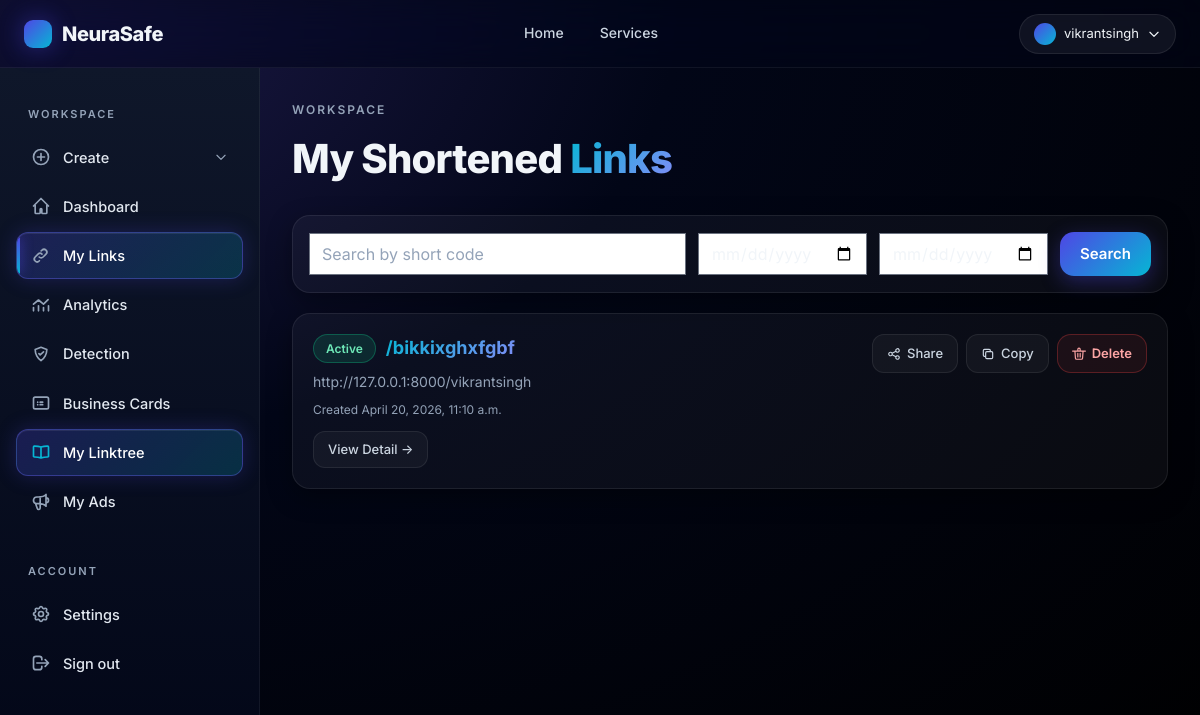
Page /s/links/ (signed in) on the committed database.
### urlshortner/models.py (models this page shows, shortened)
class ShortURL(models.Model):
    user = models.ForeignKey(User, on_delete=models.CASCADE, null=True, blank=True)
    original_url = models.URLField()
    short_code = models.CharField(max_length=10, unique=True)
    clicks = models.IntegerField(default=0)
    date_created = models.DateTimeField(auto_now_add=True)
    qr_code_data = models.TextField(null=True, blank=True)
    class Meta:
        ordering = ['-date_created']

### user/views.py (the view)
# urls.py: path('links/', user_links, name='user_links'),
@login_required
def user_links(request):
    user_short_urls = ShortURL.objects.filter(user=request.user)
    search_query = request.GET.get('search', '')
    date_from = request.GET.get('date_from', '')
    date_to = request.GET.get('date_to', '')
    min_clicks = request.GET.get('min_clicks', '')
    if search_query:
        user_short_urls = user_short_urls.filter(
            Q(original_url__icontains=search_query) |
            Q(short_code__icontains=search_query)
        )
    if date_from:
        user_short_urls = user_short_urls.filter(date_created__gte=date_from)
    if date_to:
        user_short_urls = user_short_urls.filter(date_created__lte=date_to)
    if min_clicks:
        user_short_urls = user_short_urls.filter(clicks__gte=min_clicks)
    return render(request, 'user/links.html', {'user_short_urls': user_short_urls, })

### templates/user/links.html (shortened to what this page needs)
{% extends 'basehome/base.html' %}
{% load static %}
{% block content %}
<div class="ns-app-content" data-testid="my-links-root">
  <div class="animate-fade-in-up">
    <div style="margin-bottom: 24px;">
      <p style="color: var(--text-muted); font-size: 12px; letter-spacing: 2px; text-transform: uppercase; font-weight: 600; margin-bottom: 8px;">Workspace</p>
      <h1 style="font-size: clamp(28px, 4vw, 40px); font-weight: 800; letter-spacing: -0.02em; margin: 0;">My Shortened <span class="text-gradient-cyan">Links</span></h1>
    </div>
    <form method="get" class="ns-card" style="padding: 16px; margin-bottom: 20px; display: flex; flex-wrap: wrap; gap: 12px; align-items: center;" data-testid="links-search-form">
      <input type="text" name="search" placeholder="Search by short code" value="{{ request.GET.search }}" style="flex: 1; min-width: 220px;">
      <input type="date" name="date_from" id="date_from" value="{{ request.GET.date_from }}">
      <input type="date" name="date_to" id="date_to" value="{{ request.GET.date_to }}">
      <button type="submit" class="ns-btn-primary" style="padding: 10px 20px;">Search</button>
    </form>
    {% if user_short_urls %}
      {% for short_url in user_short_urls %}
      <div class="ns-card" style="position: relative; padding: 20px; margin-bottom: 16px; display: flex; gap: 20px; flex-wrap: wrap; align-items: flex-start;" data-testid="link-card">
        <div style="flex: 1; min-width: 240px;">
          <div style="display: flex; align-items: center; gap: 10px; margin-bottom: 8px; flex-wrap: wrap;">
            <span class="ns-badge active">Active</span>
            <a href="/{{ short_url.short_code }}" class="text-gradient-cyan" style="font-size: 18px; font-weight: 700; text-decoration: none;">/{{ short_url.short_code }}</a>
          </div>
          <p style="color: var(--text-muted); font-size: 14px; margin: 0 0 6px; word-break: break-all;">{{ short_url.original_url }}</p>
          <p style="color: var(--text-muted); font-size: 12px; margin: 0 0 12px;">Created {{ short_url.date_created }}</p>
          <a href="{% url 'url_details_view' short_code=short_url.short_code %}" class="ns-btn-ghost" style="padding: 7px 14px; font-size: 13px;">View Detail →</a>
        </div>
        <div style="display: flex; gap: 8px; flex-wrap: wrap; margin-left: auto;" data-testid="link-actions-{{ short_url.short_code }}">
          <div style="position: relative;" class="ns-share-wrap">
            <button type="button" id="dropdownMenuButton{{ short_url.short_code }}" class="ns-btn-ghost ns-share-toggle" style="padding: 8px 14px; font-size: 13px;" data-testid="share-btn-{{ short_url.short_code }}">
              Share
            </button>
          </div>
          <button type="button" onclick="copyToClipboard('http://127.0.0.1:8000/{{ short_url.short_code }}')" class="ns-btn-ghost" style="padding: 8px 14px; font-size: 13px;" data-testid="copy-btn-{{ short_url.short_code }}">
            <svg width="14" height="14" fill="none" stroke="currentColor" viewBox="0 0 24 24"><path stroke-linecap="round" stroke-linejoin="round" stroke-width="2" d="M8 16H6a2 2 0 01-2-2V6a2 2 0 012-2h8a2 2 0 012 2v2m-6 12h8a2 2 0 002-2v-8a2 2 0 00-2-2h-8a2 2 0 00-2 2v8a2 2 0 002 2z"/></svg>
            Copy
          </button>
          <form action="{% url 'delete_short_url' short_url.short_code %}" method="post" style="margin: 0;" data-delete-form="{{ short_url.short_code }}">
            <button type="button" class="ns-delete-open-btn" data-target="popup-modal-{{ short_url.short_code }}" data-testid="delete-btn-{{ short_url.short_code }}" style="display: inline-flex; align-items: center; gap: 6px; padding: 8px 14px; border-radius: var(--radius-md); border: 1px solid rgba(239,68,68,0.3); color: #fca5a5; background: rgba(239,68,68,0.08); font-size: 13px; font-weight: 600; cursor: pointer; transition: all 0.25s ease;" onmouseover="this.style.background='rgba(239,68,68,0.18)';this.style.color='#fecaca';" onmouseout="this.style.background='rgba(239,68,68,0.08)';this.style.color='#fca5a5';">
              <svg width="14" height="14" fill="none" stroke="currentColor" viewBox="0 0 24 24"><path stroke-linecap="round" stroke-linejoin="round" stroke-width="2" d="M19 7l-.867 12.142A2 2 0 0116.138 21H7.862a2 2 0 01-1.995-1.858L5 7m5 4v6m4-6v6M1 7h22M10 7V4a2 2 0 012-2h0a2 2 0 012 2v3"/></svg>
              Delete
            </button>
          </form>
        </div>
      </div>
      {% endfor %}
    {% endif %}
  </div>
</div>
{% endblock %}

### templates/basehome/base.html (shortened to what this page needs)
{% load compress %}
{% load static %}
{% load chat_tags %}
<!DOCTYPE html>
<html lang="en">
<head>
  {% compress css %}
  <link rel="stylesheet" href="{% static 'src/output.css' %}" />
  {% endcompress %}
  <link rel="stylesheet" href="{% static 'css/modern-theme.css' %}" />
</head>
<body class="p-0 m-0">
<nav class="ns-navbar" aria-label="Primary">
  <div class="ns-navbar-inner">
    <a href="{% url 'landingpage' %}" class="ns-brand" data-testid="brand-home-link">
      <span class="ns-logo-dot"></span>
      <span>NeuraSafe</span>
    </a>
    <div class="ns-nav-links" role="navigation">
      <a href="{% url 'landingpage' %}" data-testid="nav-home">Home</a>
      <a href="{% url 'service' %}" data-testid="nav-services">Services</a>
    </div>
    <div class="ns-nav-cta">
      {% if user.is_authenticated %}
        <div style="position: relative;">
          <button id="user-menu-button" class="ns-user-chip" data-testid="user-menu-button" type="button" aria-haspopup="true" aria-expanded="false">
            <span class="ns-avatar"></span>
            <span>{{ user.username }}</span>
            <svg width="14" height="14" fill="none" stroke="currentColor" viewBox="0 0 24 24"><path stroke-linecap="round" stroke-linejoin="round" stroke-width="2" d="M19 9l-7 7-7-7"/></svg>
          </button>
        </div>
      {% else %}
        <a href="{% url 'login' %}" class="ns-btn-ghost" data-testid="nav-login">Login</a>
        <a href="{% url 'signup' %}" class="ns-btn-primary" style="padding: 9px 20px; font-size: 14px;" data-testid="nav-signup">Get Started</a>
      {% endif %}
    </div>
  </div>
</nav>
{% if user.is_authenticated %}
<aside id="ns-sidebar" class="ns-sidebar" aria-label="Application">
  <div class="ns-section-label">Workspace</div>
  <ul>
    <li x-data="{ open: {% if request.resolver_match.url_name in 'userdashboard customize_short_url generate_qr_code create_landing_page create_business_card' %}true{% else %}false{% endif %} }">
      <button @click="open = !open" class="ns-nav-item" data-testid="sidebar-create-toggle" type="button">
        <svg xmlns="http://www.w3.org/2000/svg" fill="none" stroke="currentColor" viewBox="0 0 24 24"><path stroke-linecap="round" stroke-linejoin="round" stroke-width="2" d="M12 7.757v8.486M7.757 12h8.486M21 12a9 9 0 1 1-18 0 9 9 0 0 1 18 0Z"/></svg>
        <span style="flex:1; text-align:left;">Create</span>
        <svg :class="{ 'rotate-180': open }" style="width:14px; height:14px; transition: transform 0.25s ease;" fill="none" stroke="currentColor" viewBox="0 0 24 24"><path stroke-linecap="round" stroke-linejoin="round" stroke-width="2" d="M19 9l-7 7-7-7"/></svg>
      </button>
    </li>
    <li><a href="{% url 'dashboard' %}" class="ns-nav-item {% if request.resolver_match.url_name == 'dashboard' %}active{% endif %}" data-testid="sidebar-dashboard">
      <svg xmlns="http://www.w3.org/2000/svg" fill="none" stroke="currentColor" viewBox="0 0 24 24"><path stroke-linecap="round" stroke-linejoin="round" stroke-width="2" d="M3 12l9-9 9 9M5 10v10a1 1 0 001 1h4a1 1 0 001-1v-4a1 1 0 011-1h0a1 1 0 011 1v4a1 1 0 001 1h4a1 1 0 001-1V10"/></svg>
      <span>Dashboard</span>
    </a></li>
    <li><a href="{% url 'user_links' %}" class="ns-nav-item {% if request.resolver_match.url_name == 'user_links' %}active{% endif %}" data-testid="sidebar-links">
      <span>My Links</span>
    </a></li>
    <li><a href="{% url 'analytics_view' %}" class="ns-nav-item {% if request.resolver_match.url_name == 'analytics_view' %}active{% endif %}" data-testid="sidebar-analytics">
      <svg xmlns="http://www.w3.org/2000/svg" fill="none" stroke="currentColor" viewBox="0 0 24 24"><path stroke-linecap="round" stroke-linejoin="round" stroke-width="2" d="M3 15v4m6-6v6m6-4v4m6-6v6M3 11l6-5 6 5 5.5-5.5"/></svg>
      <span>Analytics</span>
    </a></li>
<li>
    <a href="{% url 'predict' %}" class="ns-nav-item {% if request.resolver_match.url_name == 'predict' %}active{% endif %}" data-testid="sidebar-detection">
        <span>Detection</span>
    </a>
</li>
    <li><a href="{% url 'business_card_list' %}" class="ns-nav-item {% if request.resolver_match.url_name == 'business_card_list' %}active{% endif %}" data-testid="sidebar-business-card">
      <svg xmlns="http://www.w3.org/2000/svg" fill="none" stroke="currentColor" viewBox="0 0 24 24"><path stroke-linecap="round" stroke-linejoin="round" stroke-width="2" d="M3 7a2 2 0 012-2h14a2 2 0 012 2v10a2 2 0 01-2 2H5a2 2 0 01-2-2V7zM8 11h.01M11 11h3M8 14h.01M11 14h3"/></svg>
      <span>Business Cards</span>
    </a></li>
    <li><a href="{% url 'profile_dashboard' %}" class="ns-nav-item ns-nav-item-featured {% if request.resolver_match.url_name == 'profile_dashboard' %}active{% endif %}" data-testid="sidebar-linktree">
      <span>My Linktree</span>
    </a></li>
    <li><a href="{% url 'my_content' %}" class="ns-nav-item {% if request.resolver_match.url_name == 'my_content' %}active{% endif %}" data-testid="sidebar-my-ads">
      <span>My Ads</span>
    </a></li>
  </ul>
  <div class="ns-section-label" style="margin-top: 24px;">Account</div>
  <ul>
    <li><a href="{% url 'settings' %}" class="ns-nav-item {% if request.resolver_match.url_name == 'settings' %}active{% endif %}" data-testid="sidebar-settings">
      <span>Settings</span>
    </a></li>
    <li><a href="{% url 'logout' %}" class="ns-nav-item" data-testid="sidebar-logout">
      <svg xmlns="http://www.w3.org/2000/svg" fill="none" stroke="currentColor" viewBox="0 0 24 24"><path stroke-linecap="round" stroke-linejoin="round" stroke-width="2" d="M17 16l4-4m0 0l-4-4m4 4H7m6 4v1a3 3 0 01-3 3H6a3 3 0 01-3-3V7a3 3 0 013-3h4a3 3 0 013 3v1"/></svg>
      <span>Sign out</span>
    </a></li>
  </ul>
</aside>
{% endif %}
<div id="contentss">
  {% block content %}{% endblock %}
</div>
</body>
</html>

### rows in the picture
ShortURL: short_code "bikkixghxfgbf", original_url "http://127.0.0.1:8000/vikrantsingh", date_created "April 20, 2026, 11:10 a.m."

### other values in the picture
{{ user.username }} "vikrantsingh"
